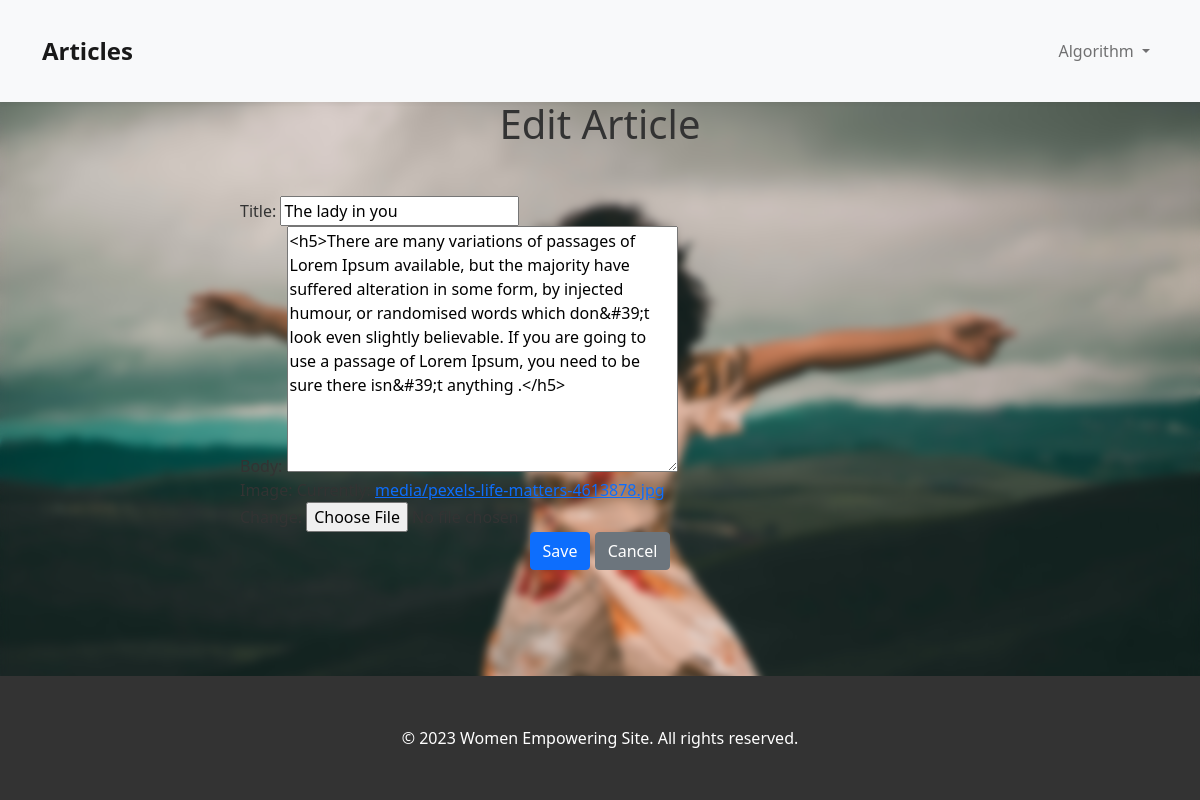
Screenshot of /article/edit/1/ (signed in) with the database file from the repository.
### accounts/models.py (models this page shows, shortened)
class CustomUser(AbstractUser):
    GENDER_CHOICES =(
        ('M','Male'),
        ('F','Female'),
    )
    age= models.PositiveIntegerField(blank=True, null=True,default=0)
    gender = models.CharField(max_length=1, choices=GENDER_CHOICES)
    email = models.EmailField(unique=True)

### article/models.py (models this page shows, shortened)
class Article(models.Model):
    author = models.ForeignKey(get_user_model(), on_delete= models.CASCADE)
    title = models.CharField(max_length=50)
    body = RichTextField()
    image = models.ImageField(upload_to= 'media')
    published_date = models.DateTimeField(default=timezone.now)

### article/views.py (the view)
# urls.py: path('edit/<int:pk>/',article_edit,name='edit'),
@staff_member_required
@login_required
def article_edit(request,pk):
    article = get_object_or_404(Article, pk=pk)
    if request.method == "POST":
        form = Article_Form(request.POST,request.FILES, instance=article)
        if form.is_valid():
            post = form.save(commit=False)
            post.author = request.user
            post.published_date = timezone.now()
            post.save()
            return redirect('article:detail', pk=post.pk)
    else:
       form = Article_Form(instance=article)
    return render(request, 'article/update.html', {'form': form})

### article/forms.py
class Article_Form(forms.ModelForm):
    class Meta:
        model = Article
        fields = ('title','body','image',)

### templates/article/update.html (shortened to what this page needs)
{% extends 'base.html' %}
{% block content %}
<div class="container">
    <h1 class="text-center mb-5">Edit Article</h1>
    <div class="row justify-content-center">
        <div class="col-md-8">
            <form method="post" enctype="multipart/form-data" class="article-form">
                <div class="form-group">
                    <label for="{{ form.title.id_for_label }}">Title:</label>
                    {{ form.title }}
                </div>
                <div class="form-group">
                    <label for="{{ form.body.id_for_label }}">Body:</label>
                    {{ form.body }}
                </div>
                <div class="form-group">
                    <label for="{{ form.image.id_for_label }}">Image:</label>
                    {{ form.image }}
                </div>
                <div class="form-group text-center">
                    <button type="submit" class="btn btn-primary">Save</button>
                    <a href="{% url 'article:list' %}" class="btn btn-secondary ml-2">Cancel</a>
                </div>
            </form>
        </div>
    </div>
</div>
{% endblock %}

### templates/base.html (shortened to what this page needs)
{% load static %}
<!DOCTYPE html>
<html>
<head>
    <link rel="stylesheet" href="{% static 'css/style.css' %}">
    <link rel="stylesheet" href="https://cdn.jsdelivr.net/npm/bootstrap@5.1.3/dist/css/bootstrap.min.css">
</head>
<body style="background-image:url('{% static 'images/woman1.jpg' %}'); background-size:cover;  backdrop-filter: blur(4px);">
    <header>
        <nav class="navbar navbar-expand-lg navbar-light bg-light">
            <div class="container">
                {% if 'job/detail' in request.path or 'job/search_results' in request.path or 'job/create_jobs' in request.path or 'job/pending' in request.path %}
                <a class="navbar-brand" href="{% url 'list_job' %}">Job Site</a>
                {% elif 'prof/detail' in request.path or 'prof/create_prof' in request.path %}
                <a class="navbar-brand" href="{% url 'list_profs' %}">Professional Cards</a>
                {% elif 'blog/detail/' in request.path or 'blog/results' in request.path %}
                <a class="navbar-brand" href="{% url 'list' %}">Documents</a>
                {% elif 'article/edit' in request.path or 'article/detail' in request.path %}
                <a class="navbar-brand" href="{% url 'article:list' %}">Articles</a>
                {% else %}
                <a class="navbar-brand" href="{% url 'home' %}">Women Empowering Site</a>
                {% endif %}
                <div class="collapse navbar-collapse" id="navbarNav">
                    <ul class="navbar-nav ms-auto">
                        {% if user.is_authenticated %}
                            <li class="nav-item dropdown">
                                <a class="nav-link dropdown-toggle" href="#" id="navbarDropdown" role="button" data-bs-toggle="dropdown" aria-expanded="false">
                                 {{ user.username }}
                                </a>
                            </li>
                        {% endif %}
                    </ul>
                </div>
            </div>
        </nav>
    </header>
    <main>
        <div class="container">
            <div style="margin-top:-10vh;">
                {% block content %}{% endblock %}
            </div>
        </div>
    </main>
    <footer>
        <div class="container">
            <p>&copy; 2023 Women Empowering Site. All rights reserved.</p>
        </div>
    </footer>
</body>
</html>

### static/css/style.css (style rules this page uses)
body { font-family: Arial, sans-serif; margin: 0; padding: 0; background-color: #f2f2f2; }
.container { max-width: 1200px; margin: 0 auto; padding: 20px; }

### templates/base.html (style rules this page uses)
body { padding-top: 60px; font-family: 'Segoe UI', sans-serif; color: #333; min-height: 100vh; display: flex; flex-direction: column; }
header { background-color: #fff; box-shadow: 0 2px 4px rgba(0, 0, 0, 0.05); position: fixed; top: 0; left: 0; right: 0; z-index: 999; }
.navbar-brand { font-weight: bold; font-size: 1.5rem; }
main { flex-grow: 1; margin-top: 80px; margin-bottom: 8px; }
footer { background-color: #333; color: #fff; padding: 30px 0; text-align: center; }
footer p { margin: 0; }

### rows the page displays
CustomUser: username "Algorithm"
Article: title "The lady in you", body "<h5>There are many variations of passages of Lorem Ipsum available, but the majority have suffered alteration in some form, by injected humour, or randomised words which don&#39;t look even slightly believable. If you are going to use a passage of Lorem Ipsum, you need to be sure there isn&#39;t anything .</h5>"
